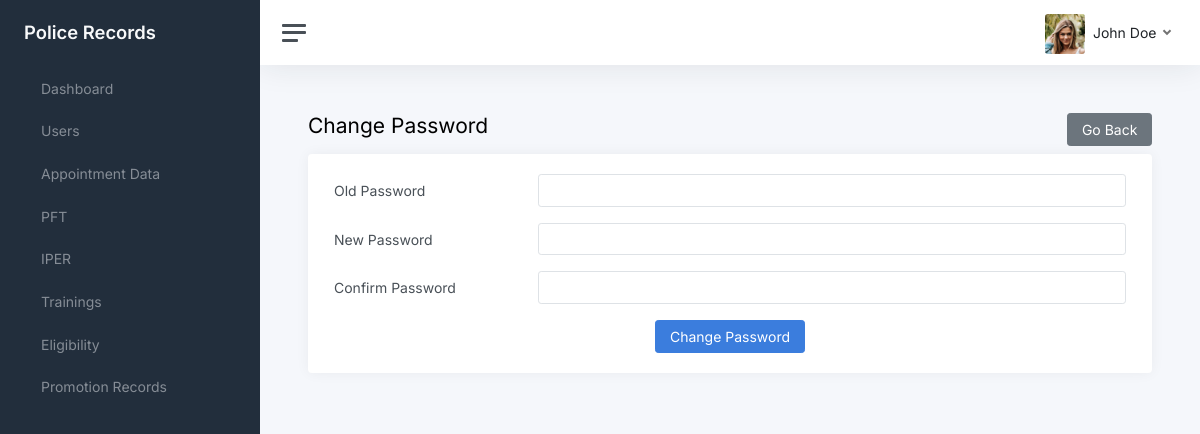
The page /views/change-password.php (signed in) on the database its author committed.
### tables this page shows
CREATE TABLE `users` (
  `id` int(11) NOT NULL,
  `id_number` varchar(55) NOT NULL,
  `rank_position` text DEFAULT NULL,
  `first_name` varchar(255) NOT NULL,
  `middle_name` varchar(255) DEFAULT NULL,
  `last_name` varchar(255) NOT NULL,
  `address` varchar(255) DEFAULT NULL,
  `email` varchar(255) NOT NULL,
  `password` text DEFAULT NULL,
  `role` varchar(55) DEFAULT NULL,
  `avatar` varchar(255) DEFAULT NULL,
  `date_created` timestamp NOT NULL DEFAULT current_timestamp()
);

### backend/nodes.php (called while the page is built, shortened)
<?php
require(__DIR__ . "/conn.php");
require(__DIR__ . "/Helpers.php");
$helpers = new Helpers($conn, $_SESSION);

### backend/Helpers.php (called while the page is built, shortened)
<?php
class Helpers
{
  private $conn;
  private $session;
  public function __construct($conn, $session)
  {
    $this->conn = $conn;
    $this->session = $session;
  }
  public function get_current_user()
  {
    $id = $this->session["id"];
    $query = $this->conn->query("SELECT * FROM users WHERE id='$id'");
    return $query->num_rows > 0 ? $query->fetch_object() : null;
  }
  public function get_user_by_id($user_id)
  {
    $query = $this->conn->query("SELECT * FROM users WHERE id='$user_id'");
    return $query->num_rows > 0 ? $query->fetch_object() : null;
  }
  public function get_full_name($user_id, $format = "")
  {
    $user = $this->get_user_by_id($user_id);
    $fullName = "";
    if (!isset($user->mname)) {
      $fullName = ucwords("$user->first_name $user->last_name");
    }
    return $fullName;
  }
  public function get_avatar_link($user_id)
  {
    $user = $this->get_user_by_id($user_id);
    if ($user->avatar) {
      return SERVER_NAME . "/uploads/avatars/$user->avatar";
    }
    return SERVER_NAME . "/custom-assets/images/default.png";
  }
}

### views/change-password.php (the view, shortened to what this page needs)
<?php
require("../backend/nodes.php");
$title = "Change Password";
?>
<!DOCTYPE html>
<html lang="en">
<head>
  <?php require("../views/components/head.php"); ?>
</head>
<body>
  <div class="wrapper">
    <?php require("./components/side-bar.php") ?>
    <div class="main">
      <?php require("./components/nav-bar.php") ?>
      <main class="content">
        <div class="container p-0">
          <div class="mb-3">
            <h1 class="h3 d-inline align-middle"><?= $title ?></h1>
            <button type="button" class="btn btn-secondary float-end" onclick="window.history.back()">
              Go Back
            </button>
          </div>
          <div class="card">
            <div class="card-body">
              <div class="container">
                <form id="form-change-password" method="POST">
                  <div class="row mb-3">
                    <label for="oldPassword" class="col-md-4 col-lg-3 col-form-label">Old Password</label>
                    <div class="col-md-8 col-lg-9">
                      <input name="old_password" type="password" class="form-control" id="oldPassword" required>
                    </div>
                  </div>
                  <div class="row mb-3">
                    <label for="newPassword" class="col-md-4 col-lg-3 col-form-label">New Password</label>
                    <div class="col-md-8 col-lg-9">
                      <input name="new_password" type="password" class="form-control" id="newPassword" required>
                    </div>
                  </div>
                  <div class="row mb-3">
                    <label for="confirmPassword" class="col-md-4 col-lg-3 col-form-label">Confirm Password</label>
                    <div class="col-md-8 col-lg-9">
                      <input type="password" class="form-control" id="confirmPassword" required>
                    </div>
                  </div>
                  <div class="text-center">
                    <button type="submit" class="btn btn-primary">
                      Change Password
                    </button>
                  </div>
                </form>
              </div>
            </div>
          </div>
        </div>
      </main>
    </div>
  </div>
</body>
</html>

### views/components/nav-bar.php (shortened to what this page needs)
<nav class="navbar navbar-expand navbar-light navbar-bg">
  <a class="sidebar-toggle js-sidebar-toggle">
    <i class="hamburger align-self-center"></i>
  </a>
  <div class="navbar-collapse collapse">
    <ul class="navbar-nav navbar-align">
      <li class="nav-item dropdown">
        <a class="nav-link dropdown-toggle d-none d-sm-inline-block" href="#" data-bs-toggle="dropdown">
          <img src="<?= $helpers->get_avatar_link($USER->id) ?>" class=" avatar img-fluid rounded me-1" />
          <span class="text-dark">
            <?= $helpers->get_full_name($USER->id) ?>
          </span>
        </a>
      </li>
    </ul>
  </div>
</nav>

### custom-assets/css/custom.css (style rules this page uses)
body { padding: 0 !important; }
img { object-fit: cover; }

### rows shown on the page
users: id+avatar (picture), $helpers->get_full_name($USER->id) "John Doe"

### other values the page prints
$menu->title "Dashboard"
$menu->title "Users"
$menu->title "Appointment Data"
$menu->title "PFT"
$menu->title "IPER"
$menu->title "Trainings"
$menu->title "Eligibility"
$menu->title "Promotion Records"
$title "Change Password"
